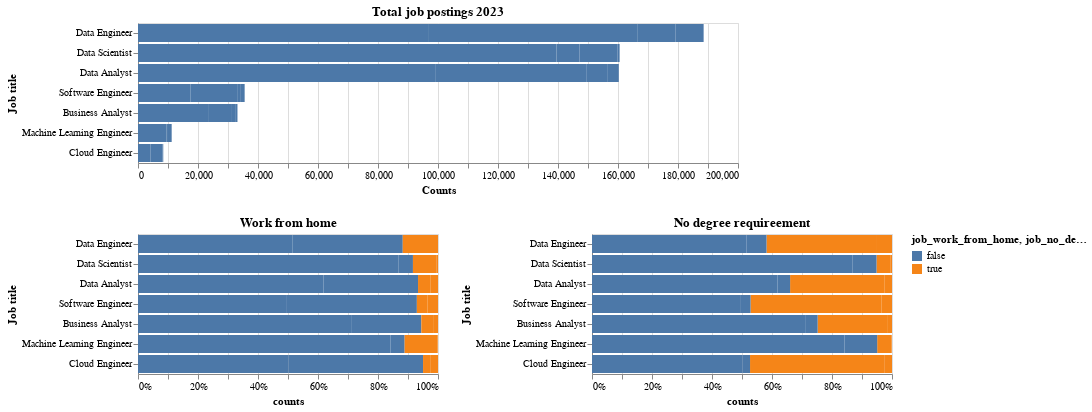

Here is the notebook cell this chart was saved with:
### Code cell
job_title_totals = mock_sum_df.groupby('job_title_short')['counts'].sum().reset_index() # this we need for ordering

hist_chart = alt.Chart(mock_sum_df).mark_bar().encode(
    y=alt.Y(
        field="job_title_short", 
        type="nominal", 
        title="Job title",
        sort=alt.EncodingSortField(
            field="counts", 
            op="sum", 
            order="descending"
        )),
    x=alt.X(
        field="counts", 
        type="quantitative", 
        title="Counts"),
    tooltip=[
        alt.Tooltip(field="job_work_from_home", type="nominal"),
        alt.Tooltip(field="counts", type="quantitative")]
).properties(
    title='Total job postings 2023'
)



ratio_graph_1 = alt.Chart(mock_sum_df).mark_bar().encode(
    x=alt.X('counts').stack("normalize"),
    y=alt.Y(field="job_title_short", 
        type="nominal", 
        title="Job title",
        sort=alt.EncodingSortField(
            field="counts", 
            op="sum", 
            order="descending")
    ),
    color="job_work_from_home"
).properties(
    title='Work from home'
)

ratio_graph_2 = alt.Chart(mock_sum_df).mark_bar().encode(
    x=alt.X('counts').stack("normalize"),
    y=alt.Y(field="job_title_short", 
        type="nominal", 
        title="Job title",
        sort=alt.EncodingSortField(
            field="counts", 
            op="sum", 
            order="descending")
    ),
    color="job_no_degree_mention"
).properties(
    title='No degree requireement'
)

graph_of_ratio = ratio_graph_1 | ratio_graph_2

big_graph = (hist_chart.properties(width=600) & graph_of_ratio).resolve_scale(color='independent')
big_graph

### Figure 1 — Vega-Lite specification as saved in the notebook (floating-point values rounded to 4 significant figures)
{"config": {"view": {"continuousWidth": 300, "continuousHeight": 300}}, "vconcat": [{"mark": {"type": "bar"}, "encoding": {"tooltip": [{"field": "job_work_from_home", "type": "nominal"}, {"field": "counts", "type": "quantitative"}], "x": {"field": "counts", "title": "Counts", "type": "quantitative"}, "y": {"field": "job_title_short", "sort": {"field": "counts", "op": "sum", "order": "descending"}, "title": "Job title", "type": "nominal"}}, "title": "Total job postings 2023", "width": 600}, {"hconcat": [{"mark": {"type": "bar"}, "encoding": {"color": {"field": "job_work_from_home", "type": "nominal"}, "x": {"field": "counts", "stack": "normalize", "type": "quantitative"}, "y": {"field": "job_title_short", "sort": {"field": "counts", "op": "sum", "order": "descending"}, "title": "Job title", "type": "nominal"}}, "title": "Work from home"}, {"mark": {"type": "bar"}, "encoding": {"color": {"field": "job_no_degree_mention", "type": "nominal"}, "x": {"field": "counts", "stack": "normalize", "type": "quantitative"}, "y": {"field": "job_title_short", "sort": {"field": "counts", "op": "sum", "order": "descending"}, "title": "Job title", "type": "nominal"}}, "title": "No degree requireement"}]}], "data": {"name": "data-a2eafee4b4f8fec1fbb100684999b838"}, "resolve": {"scale": {"color": "independent"}}, "$schema": "https://vega.github.io/schema/vega-lite/v5.20.1.json", "datasets": {"data-a2eafee4b4f8fec1fbb100684999b838": [{"job_title_short": "Business Analyst", "job_work_from_home": false, "job_no_degree_mention": false, "counts": 23639}, {"job_title_short": "Business Analyst", "job_work_from_home": false, "job_no_degree_mention": true, "counts": 7677}, {"job_title_short": "Business Analyst", "job_work_from_home": true, "job_no_degree_mention": false, "counts": 1300}, {"job_title_short": "Business Analyst", "job_work_from_home": true, "job_no_degree_mention": true, "counts": 542}, {"job_title_short": "Cloud Engineer", "job_work_from_home": false, "job_no_degree_mention": false, "counts": 4219}, {"job_title_short": "Cloud Engineer", "job_work_from_home": false, "job_no_degree_mention": true, "counts": 3783}, {"job_title_short": "Cloud Engineer", "job_work_from_home": true, "job_no_degree_mention": false, "counts": 218}, {"job_title_short": "Cloud Engineer", "job_work_from_home": true, "job_no_degree_mention": true, "counts": 202}, {"job_title_short": "Data Analyst", "job_work_from_home": false, "job_no_degree_mention": false, "counts": 99047}, {"job_title_short": "Data Analyst", "job_work_from_home": false, "job_no_degree_mention": true, "counts": 50553}, {"job_title_short": "Data Analyst", "job_work_from_home": true, "job_no_degree_mention": false, "counts": 6783}, {"job_title_short": "Data Analyst", "job_work_from_home": true, "job_no_degree_mention": true, "counts": 3885}, {"job_title_short": "Data Engineer", "job_work_from_home": false, "job_no_degree_mention": false, "counts": 96979}, {"job_title_short": "Data Engineer", "job_work_from_home": false, "job_no_degree_mention": true, "counts": 69419}, {"job_title_short": "Data Engineer", "job_work_from_home": true, "job_no_degree_mention": false, "counts": 12708}, {"job_title_short": "Data Engineer", "job_work_from_home": true, "job_no_degree_mention": true, "counts": 9438}, {"job_title_short": "Data Scientist", "job_work_from_home": false, "job_no_degree_mention": false, "counts": 139510}, {"job_title_short": "Data Scientist", "job_work_from_home": false, "job_no_degree_mention": true, "counts": 7622}, {"job_title_short": "Data Scientist", "job_work_from_home": true, "job_no_degree_mention": false, "counts": 12751}, {"job_title_short": "Data Scientist", "job_work_from_home": true, "job_no_degree_mention": true, "counts": 658}, {"job_title_short": "Machine Learning Engineer", "job_work_from_home": false, "job_no_degree_mention": false, "counts": 9455}, {"job_title_short": "Machine Learning Engineer", "job_work_from_home": false, "job_no_degree_mention": true, "counts": 533}, {"job_title_short": "Machine Learning Engineer", "job_work_from_home": true, "job_no_degree_mention": false, "counts": 1228}, {"job_title_short": "Machine Learning Engineer", "job_work_from_home": true, "job_no_degree_mention": true, "counts": 22}, {"job_title_short": "Software Engineer", "job_work_from_home": false, "job_no_degree_mention": false, "counts": 17549}, {"job_title_short": "Software Engineer", "job_work_from_home": false, "job_no_degree_mention": true, "counts": 15498}, {"job_title_short": "Software Engineer", "job_work_from_home": true, "job_no_degree_mention": false, "counts": 1240}, {"job_title_short": "Software Engineer", "job_work_from_home": true, "job_no_degree_mention": true, "counts": 1264}]}}
